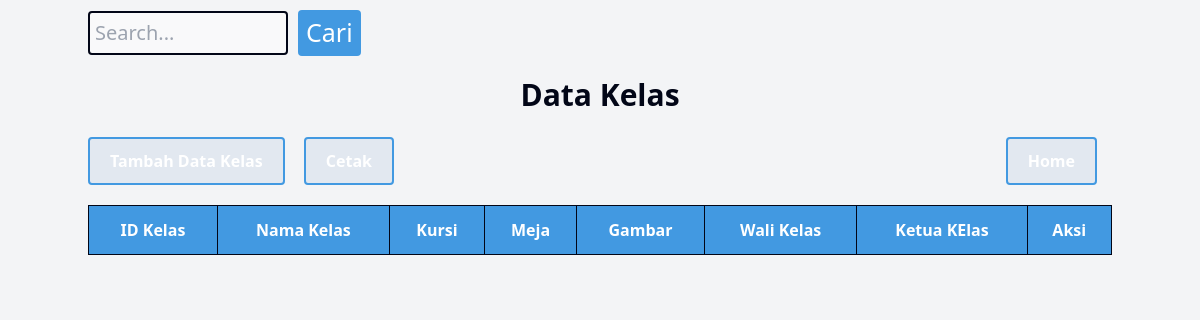
/perpustakaan/public/dashboard/data/dashboardkelas.php, run on an earlier commit of the app's database.
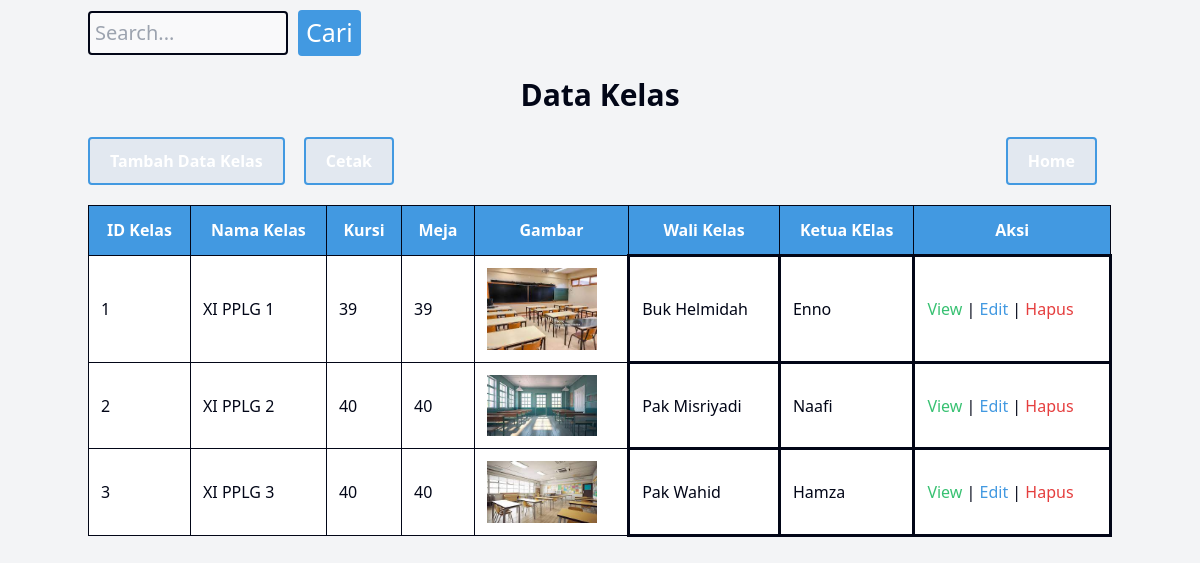
And on a later commit of the database.
### tables this page shows
CREATE TABLE `kelas` (
  `id_kelas` int(11) NOT NULL,
  `namakelas` varchar(100) DEFAULT NULL,
  `kursi` int(11) DEFAULT NULL,
  `meja` int(11) DEFAULT NULL,
  `gambar_kelas` varchar(500) DEFAULT NULL,
  `guru_idguru` int(11) DEFAULT NULL,
  `siswa_idsiswa` int(11) DEFAULT NULL
);

CREATE TABLE `guru` (
  `idguru` int(11) NOT NULL,
  `nama` varchar(255) DEFAULT NULL,
  `alamat` text DEFAULT NULL,
  `email` varchar(100) DEFAULT NULL,
  `no_hp` varchar(20) DEFAULT NULL
);

CREATE TABLE `siswa` (
  `idsiswa` int(11) NOT NULL,
  `nama` varchar(255) DEFAULT NULL,
  `alamat` text DEFAULT NULL,
  `email` varchar(100) DEFAULT NULL,
  `no_hp` varchar(20) DEFAULT NULL,
  `users_id` int(11) DEFAULT NULL
);

### perpustakaan/public/dashboard/data/dashboardkelas.php (the view, shortened to what this page needs)
<?php
	include_once("../../../config/koneksi.php");
?>
<!DOCTYPE html>
<html>
<head>
	<link rel="stylesheet" href="../../css/output.css">
</head>
<body class="bg-gray-100">
	<div class="container mx-auto py-8">
		<form action="dashboardbuku.php" method="GET" class="mb-4">
           <div class="search-container">
                <input type="text" name="cari" placeholder="Search..." class="border border-gray-400 rounded-md px-2 py-1" style="font-size: 20px;">
                <input type="submit" value="Cari" class="btn bg-blue-500 text-white px-4 py-1 rounded-md" style="font-size: 25px;">
            </div>
        </form>
	<table border="1">
		<h1> Data Kelas </h1>
		<nav>
			<div>
				<a href="../../kelas/view/tambah.php" class="btn bg-blue-500 text-white">Tambah Data Kelas</a>
				<a href="../../kelas/view/cetak.php" target="_blank" class="btn bg-blue-500 text-white">Cetak</a>
			</div>
            <div>
                <a href="../dashboard.php" class="btn bg-blue-500 text-white">Home</a>
            </div>
        </nav>
			<?php
				if (isset($_GET['cari'])) {
					$cari = $_GET['cari'];
					$ambildata = mysqli_query($kon, "SELECT kelas.*, guru.nama AS nama_guru, siswa.nama AS nama_siswa
                                          FROM kelas
                                          INNER JOIN guru ON kelas.guru_idguru = guru.idguru
                                          INNER JOIN siswa ON kelas.siswa_idsiswa = siswa.idsiswa
                                          WHERE kelas.id_kelas LIKE '%".$cari."%' OR kelas.namakelas LIKE '%".$cari."%'");
				} else {
					$ambildata = mysqli_query($kon, "SELECT kelas.*, guru.nama AS nama_guru, siswa.nama AS nama_siswa
                                          FROM kelas
                                          INNER JOIN guru ON kelas.guru_idguru = guru.idguru
                                          INNER JOIN siswa ON kelas.siswa_idsiswa = siswa.idsiswa
                                          ORDER BY kelas.id_kelas ASC ");
				}
			?>
		<tr>
			<th class="border border-gray-400 px-4 py-2 text-center"> ID Kelas </th>
			<th class="border border-gray-400 px-4 py-2 text-center"> Nama Kelas </th>
			<th class="border border-gray-400 px-4 py-2 text-center"> Kursi </th>
            <th class="border border-gray-400 px-4 py-2 text-center"> Meja </th>
            <th class="border border-gray-400 px-4 py-2 text-center"> Gambar </th>
			<th class="border border-gray-400 px-4 py-2 text-center"> Wali Kelas </th>
			<th class="border border-gray-400 px-4 py-2 text-center"> Ketua KElas</th>
			<th class="border border-gray-400 px-4 py-2 text-center"> Aksi </th>
		</tr>
			<tbody>
		<?php
			while ($userAmbilData = mysqli_fetch_array($ambildata)) {
				echo "<tr>";
					echo "<td class='border border-gray-400 px-4 py-2'>" . $id_kelas = $userAmbilData['id_kelas'] . "</td>";
                    echo "<td class='border border-gray-400 px-4 py-2'>" . $namakelas = $userAmbilData['namakelas'] . "</td>";
					echo "<td class='border border-gray-400 px-4 py-2'>" . $kursi = $userAmbilData['kursi'] . "</td>";
                    echo "<td class='border border-gray-400 px-4 py-2'>" . $meja = $userAmbilData['meja'] . "</td>";
                    echo "<td class='border border-gray-400 px-4 py-2'>";
                        $data = mysqli_query($kon, "SELECT * FROM kelas WHERE id_kelas = '{$userAmbilData['id_kelas']}'");
                        while ($row = mysqli_fetch_array($data)) {
                            echo "<a href='javascript:void(0);' onclick=\"window.open(../../kelas/aset/{$row['gambar_kelas']}', '_blank');\">
                                    <img src='../../kelas/aset/{$row['gambar_kelas']}' alt='Gambar Kelas' width='110' height='150'></a>";
                        }
                        echo "<td>" . $userAmbilData['nama_guru'] . "</td>";
                        echo "<td>" . $userAmbilData['nama_siswa'] . "</td>";
					echo "<td>
							<a href='../../kelas/view/view.php?id_kelas=" . $userAmbilData['id_kelas'] . "' class='btn btn-view'> View </a> |
							<a href='../../kelas/view/update.php?id_kelas=" . $userAmbilData['id_kelas'] . "' class='btn btn-edit'> Edit </a> |
							<a href='../../kelas/Controller/kelashapus.php?id_kelas=" . $userAmbilData['id_kelas'] ."' class='btn btn-hapus'> Hapus </a>
						</td>";
				echo "</tr>";
			}
		?>
		</tbody>
	</table>
</body>
</html>

What changed in the data, as far as the page shows it:
added kelas: id_kelas "1", namakelas "XI PPLG 1", kursi "39", meja "39", gambar_kelas (picture), guru_idguru.nama "Buk Helmidah", siswa_idsiswa.nama "Enno"
added kelas: id_kelas "2", namakelas "XI PPLG 2", kursi "40", meja "40", gambar_kelas (picture), guru_idguru.nama "Pak Misriyadi", siswa_idsiswa.nama "Naafi"
added kelas: id_kelas "3", namakelas "XI PPLG 3", kursi "40", meja "40", gambar_kelas (picture), guru_idguru.nama "Pak Wahid", siswa_idsiswa.nama "Hamza"
